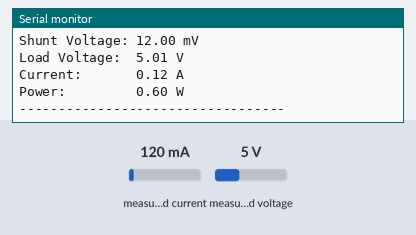
Recording of a sketch running on a simulated Arduino Uno, built with avr-gcc and run on an emulated ATmega328P. Shown: the last lines printed to the serial monitor. The inputs (shaded band) are chosen by the test bench; at power-on: measured current 120 mA, measured voltage 5 V.

Above: at 2.2 s.
2.3 s: measured current set to 40 mA
At 4.2 s:
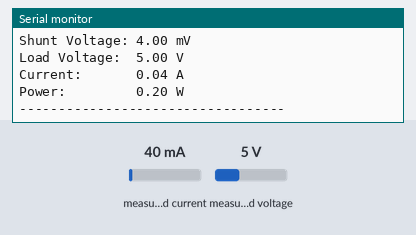
4.5 s: measured voltage set to 0.3 V
At 6.2 s:
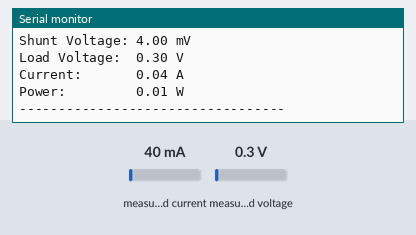
6.7 s: measured current set to 500 mA
At 7.8 s:
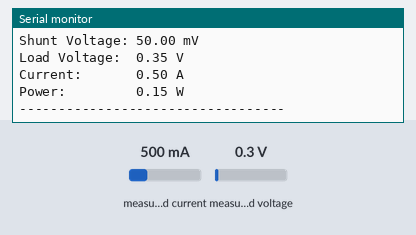
Timing chart, 0 to 9.7 s (numbered marks = the images above; inputs shaded):
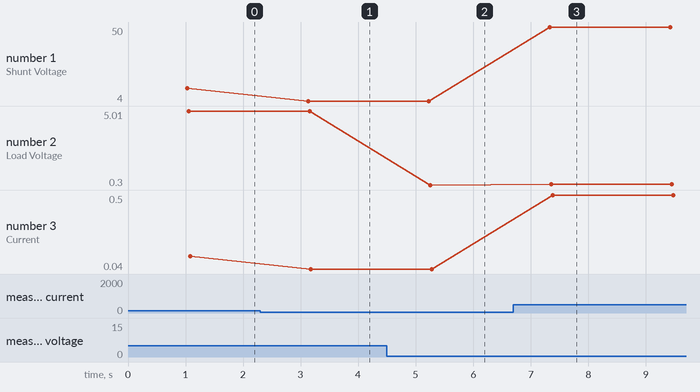

Measured:
- after the input at 2.3 s, the serial monitor: prints a new line after 0.83 s (image 1)
- after the input at 4.5 s, the serial monitor: prints a new line after 0.71 s (image 2)
- after the input at 6.7 s, the serial monitor: prints a new line after 0.63 s (image 3)
- plotted number 1: 12 → 4 after the input at 2.3 s, 4 → 50 after the input at 6.7 s
- plotted number 2: 5 → 0.3 after the input at 4.5 s, 0.3 → 0.35 after the input at 6.7 s
- plotted number 3: 0.12 → 0.04 after the input at 2.3 s, 0.04 → 0.5 after the input at 6.7 s

The sketch:

SolarMoniter_INA219.ino
```cpp
#include <Wire.h>
#include <Adafruit_INA219.h>

// Create INA219 object
Adafruit_INA219 ina219;

void setup() {
  Serial.begin(9600);

  // Initialize INA219
  if (!ina219.begin()) {
    Serial.println("Failed to find INA219 chip");
    while (1) {
      delay(10);
    }
  }

  // Optional calibration modes:
  // ina219.setCalibration_32V_1A();
  //ina219.setCalibration_16V_400mA();

  Serial.println("INA219 Sensor Initialized");
  delay(1000);
}

void loop() {
  float shuntVoltage_mV = 0;
  float busVoltage_V = 0;
  float current_mA = 0;
  float power_mW = 0;
  float loadVoltage_V = 0;

  // Read sensor values
  shuntVoltage_mV = ina219.getShuntVoltage_mV();
  busVoltage_V = ina219.getBusVoltage_V();
  current_mA = ina219.getCurrent_mA();
  power_mW = ina219.getPower_mW();

  // Load voltage calculation
  loadVoltage_V = busVoltage_V + (shuntVoltage_mV / 1000);

  // Print results
  Serial.print("Bus Voltage:   ");
  Serial.print(busVoltage_V);
  Serial.println(" V");

  Serial.print("Shunt Voltage: ");
  Serial.print(shuntVoltage_mV);
  Serial.println(" mV");

  Serial.print("Load Voltage:  ");
  Serial.print(loadVoltage_V);
  Serial.println(" V");

  Serial.print("Current:       ");
  Serial.print(current_mA / 1000, 2);
  Serial.println(" A");

  Serial.print("Power:         ");
  Serial.print(power_mW / 1000, 2);
  Serial.println(" W");

  Serial.println("----------------------------------");

  delay(2000);
}
```
